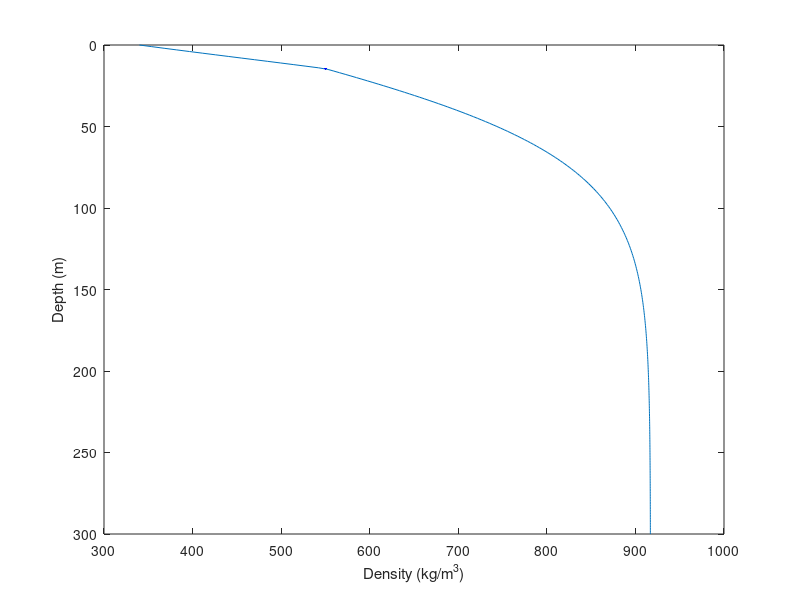

MATLAB code to generate this figure:
function [rho,zieq,t]=densitymodel(Tavg,bdot,rhos,z,model)
%% Calculates steady state snow/firn depth density profiles using Herron-Langway type models.
%
% [rho,zieq]=densitymodel(Tavg,bdot,rhos,z,model)
%
% Herron-Langway type models. (Arthern et al. 2010 formulation).
%
% INPUT:
% Tavg: 10m temperature in celcius
% bdot: accumulation rate in mwe/yr or (kg/m2/yr)
% rhos: surface density in kg/m3
% z: depth in true_metres 
%
% model can be: {'HLJohnsen' 'HerronLangway' 'LiZwally' 'Helsen' 'NabarroHerring'}
% default is herronlangway. (The other models are tuned for non-stationary modelling
% (Read Arthern et al.2010 before applying in steady state).
% 
%
% OUTPUT: 
% rho: density (kg/m3) for all z-values.
% zieq: ice equivalent depth for all z-values.
% t: age for all z-values (only taking densification into account.)
%
% Example usage:
% z=0:300;
% [rho,zieq,t]=densitymodel(-31.5,177,340,z,'HerronLangway');
% plot(z,rho)
%
% Aslak Grinsted 2010

rhoi=917; rhoc=550; rhow=1000; R=8.314;


if nargin==0
    %use test data if no input arguments.
    Tavg=-31.5;
    bdot=0.193*rhoi;
    rhos=340;
    z=(0:300)';
end

if nargin<5
    model=2; %default model is HL-johnsen
elseif ischar(model)
    tmodel=find(strcmpi(model,{'hlj' 'hl' 'lz' 'h' 'nh'}));
    if isempty(tmodel)
        tmodel=find(strcmpi(model,{'hljohnsen' 'herronlangway' 'lizwally' 'helsen' 'nabarroherring'}));
    end
    model=tmodel;
end



Tavg=Tavg+273.15;
T=Tavg;%-2;

switch model
    case 1  %herron-langway with Johnsen et al 2000 corrections.
        %Small corrections to HL model which are not in arthern et al. 2010 
        c0=0.85*11*(bdot/rhow)*exp(-10160./(R*Tavg));
        c1=1.15*575*sqrt(bdot/rhow)*exp(-21400./(R*Tavg));
    case 2 %herron-langway 1980 (arthern eq. 2)
        c0=11*(bdot/rhow)*exp(-10160./(R*Tavg));
        c1=575*sqrt(bdot/rhow)*exp(-21400./(R*Tavg));
    case 3 %%li zwally 2004 (arthern eq. 2)
        c0=(bdot/rhoi)*(139.21-0.542*Tavg)*8.36*(273.15-T).^-2.061;
        c1=c0;
    case 4 %Helsen et al. 2008 (arthern eq. 2)
        c0=(bdot/rhoi)*(76.138-0.28965*Tavg)*8.36*(273.15-T).^-2.061;
        c1=c0;
    case 5 %Nabarro-Herring (Arthern et al 2010 eq. 4)
        g=9.82;Ec=60e3;Eg=42.2e3;
        c0=0.07*bdot*g*exp(-Ec./(R*T)+Eg/(R*Tavg));
        c1=0.03*bdot*g*exp(-Ec./(R*T)+Eg/(R*Tavg));
    otherwise
        error('unknown density model')
end


k0=c0./bdot; %~g4
k1=c1./bdot;

%critical depth at which rho=rhoc
zc=(log(rhoc/(rhoi-rhoc))-log(rhos/(rhoi-rhos)))/(k0*rhoi); %g6

ix=z<=zc; %find the z's above and below zc
upix=find(ix); %indices above zc
dnix=find(~ix); %indices below zc

q=zeros(size(z)); %pre-allocate some space for q
q(dnix)=exp(k1*rhoi*(z(dnix)-zc)+log(rhoc/(rhoi-rhoc))); %g7
q(upix)=exp(k0*rhoi*z(upix)+log(rhos/(rhoi-rhos))); %g7
rho=q.*rhoi./(1+q); %[g8]


if nargout>1 
    %only calculate this if you want zieq
    tc=(log(rhoi-rhos)-log(rhoi-rhoc))/c0; %age at rho=rhoc [g17]
    t=zeros(size(z)); %pre allocate a vector for age as a function of z
    t(upix)=(log(rhoi-rhos)-log(rhoi-rho(upix)))/c0; % [g16] above zc
    t(dnix)=(log(rhoi-rhoc)-log(rhoi-rho(dnix)))/c1+tc; % [g16] below zc
    zieq=t*bdot/rhoi; %[g15]
end


if nargout==0
    %if you dont want any of the output arguments then you probably want a plot.
    close all
    plot(rho,z,rhoc,zc,'b.')
    axis ij %flip y-axis
    clear rho
    xlabel('Density (kg/m^3)')
    ylabel('Depth (m)')
end